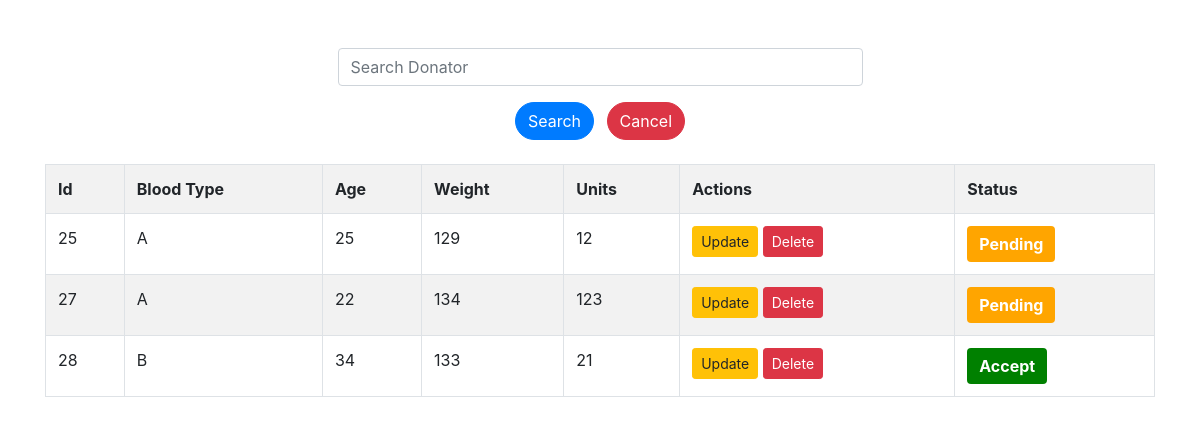
/view_search.php (signed in), run on the app's committed database.
### tables this page shows
CREATE TABLE `donator` (
  `id` int(255) NOT NULL,
  `username` varchar(255) NOT NULL,
  `blood_type` varchar(255) NOT NULL,
  `age` int(255) NOT NULL,
  `weight` int(255) NOT NULL,
  `unit` int(255) NOT NULL,
  `status` varchar(255) NOT NULL
);

### view_search.php (the view, shortened to what this page needs)
<?php
include 'connection.php';
if(!empty($_SESSION['user_username']))
{
$username = $_SESSION['user_username'];
}
if (isset($_POST['submit'])) {
    $search = $_POST['search'];
    if (!empty($search)) {
        $sql = "SELECT donator.* FROM donator JOIN users ON donator.username = users.username WHERE users.username = '$username' AND (donator.id LIKE '%$search%' OR donator.blood_type LIKE '%$search%')";
    } else {
        $sql = "SELECT donator.* FROM donator JOIN users ON donator.username = users.username WHERE users.username = '$username'";
    }
} else {
    $sql = "SELECT donator.* FROM donator JOIN users ON donator.username = users.username WHERE users.username = '$username'";
}
$result = $conn->query($sql);
?>
<!DOCTYPE html>
<html lang="en">
<head>
  <link rel="stylesheet" href="https://cdn.jsdelivr.net/npm/bootstrap@4.6.2/dist/css/bootstrap.min.css">
</head>
<body>
<div class="container my-5">
    <form method="post" class="mx-auto col-md-6">
        <div class="form-group text-center">
            <input class="form-control" type="text" placeholder="Search Donator" name="search">
        </div>
        <div class="text-center">
            <button class="btn btn-primary rounded-pill mr-2" name="submit">Search</button>
            <a href="view_donator.php" class="btn btn-danger rounded-pill">Cancel</a>
        </div>
    </form>
    <div class="table-responsive mt-4">
        <table class="table table-striped table-hover table-bordered">
        <tr>
    <th>Id</th>
    <th>Blood Type</th>
    <th>Age</th>
    <th>Weight</th>
    <th>Units</th>
    <th>Actions</th>
    <th>Status</th>
</tr>
<?php
    if ($result->num_rows > 0) {
        while($row = $result->fetch_assoc()) {
            echo "<tr>";
            echo "<td>".$row['id']."</td>";
            echo "<td>".$row['blood_type']."</td>";
            echo "<td>".$row['age']."</td>";
            echo "<td>".$row['weight']."</td>";
            echo "<td>".$row['unit']."</td>";
            echo "<td>
                    <a href='update.php?id=".$row['id']."' ' class='btn btn-sm btn-warning'>Update</a>
                    <a href='delete.php?id=".$row['id']."' onclick='return confirm(\"Are you sure?\")' class='btn btn-sm btn-danger'>Delete</a>
                </td>";
                echo "<td class='status-column'>";
                if ($row['status'] == 2) {
                    echo "<span class='accepted-status'>Accept</span>";
                } elseif ($row['status'] == 3) {
                    echo "<span class='rejected-status'>Reject</span>";
                } else {
                    echo "<span class='pending-status'>Pending</span>";
                }
        }
        }
?>
        </table>
    </div>
</div>
</body>
</html>

### view_search.php (style rules this page uses)
.status-column span { display: inline-block; padding: 6px 12px; border-radius: 4px; font-weight: bold; }
.pending-status { background-color: orange; color: white; }
.accepted-status { background-color: green; color: white; }

### data on the page
donator: id "25", blood_type "A", age "25", weight "129", unit "12", status "Pending"
donator: id "27", blood_type "A", age "22", weight "134", unit "123", status "Pending"
donator: id "28", blood_type "B", age "34", weight "133", unit "21", status "Accept"
